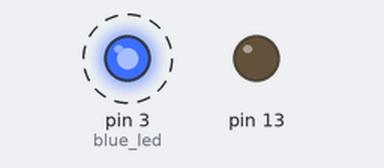
Bench run of a sketch on a simulated Arduino Uno, built with avr-gcc and run on an emulated ATmega328P. Shown: output pins drawn as LEDs (lit = HIGH). Dashed ring = blinking. What the sketch prints to the serial monitor is not drawn.

Above: at 0.5 s.
Timing chart, 0 to 4.6 s (numbered marks = the images above):
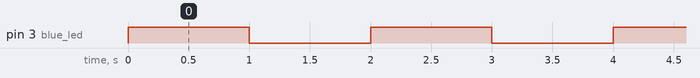

Measured:
- by itself, pin 3 (blue_led): alternates HIGH for 1.0 s and LOW for 1.0 s

The sketch:

Blinking_LED.ino
```cpp
//Define pin for led
int blue_led = 3;
int green_led = 5;

void setup() {
  // put your setup code here, to run once:
  pinMode (13,OUTPUT);
  pinMode (3,OUTPUT);
  Serial.begin(9600);
}

void loop() {
  // put your main code here, to run repeatedly:
  digitalWrite (green_led,HIGH);
  digitalWrite (blue_led,HIGH);
  Serial.println ("---> Los leds están encendidos");
  delay (1000);
  digitalWrite (green_led,LOW);
  digitalWrite (blue_led,LOW);
  Serial.println ("---> Los leds están apagados");
  delay (1000);
}
```
